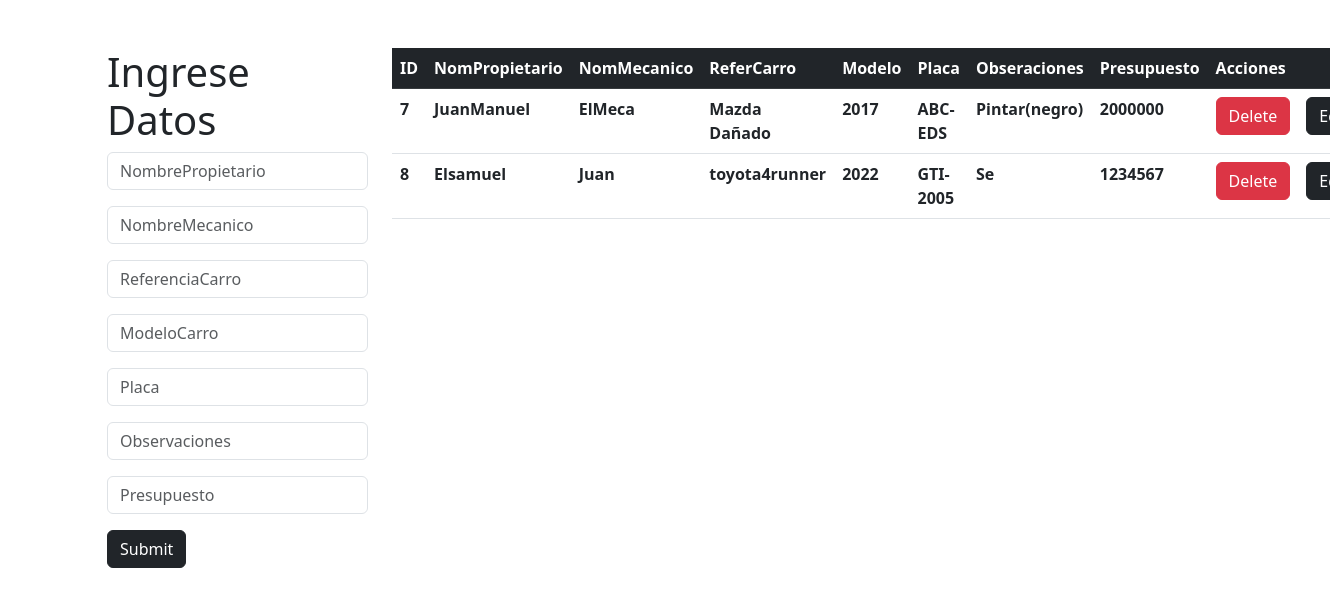
The app's page /home.php with its own data.
### tables this page shows
CREATE TABLE `services` (
  `id` int(11) NOT NULL,
  `nowner` varchar(50) NOT NULL,
  `nmechanic` varchar(50) NOT NULL,
  `ncar` varchar(50) NOT NULL,
  `model` int(4) NOT NULL,
  `plate` varchar(10) NOT NULL,
  `comments` varchar(250) NOT NULL,
  `estimate` bigint(20) NOT NULL
);

### config/DatabaseProces.php (called while the page is built, shortened)
<?php
class DatabaseProcess extends DatabasePDO
{
        public function getAll()
        {
            try {
                $cnn = $this->conn();
                $respuesta = $cnn->prepare("select * from services");
                $respuesta->execute();
                $usuarios = [];
                foreach($respuesta as $res){
                    $usuarios[]=$res;
                }
            }
            catch(PDOException $e) {
                echo '<script>';
                echo 'Error()';
                echo'</script>';
            }
            return $usuarios;
        }
}

### home.php (the view, shortened to what this page needs)
<!DOCTYPE html>
<html lang="en">
<head>
  <link href="https://cdn.jsdelivr.net/npm/bootstrap@5.3.0-alpha3/dist/css/bootstrap.min.css" rel="stylesheet">
</head>
<body>
  <div class="container mt-5">
    <div class="row">
      <div class="col-md-3">
        <h1>Ingrese Datos</h1>
        <form action="./config/Process.php" method="post">
          <input type="text" class="form-control mb-3" name="nowner" placeholder="NombrePropietario" autocomplete="off">
          <input type="text" class="form-control mb-3" name="nmechanic" placeholder="NombreMecanico" autocomplete="off">
          <input type="text" class="form-control mb-3" name="ncar" placeholder="ReferenciaCarro" autocomplete="off">
          <input type="number" class="form-control mb-3" name="model" placeholder="ModeloCarro" maxlength="4" oninput="if(this.value.length > this.maxLength) this.value = this.value.slice(0, this.maxLength);" autocomplete="off">
          <input type="text" class="form-control mb-3" name="plate" placeholder="Placa"  maxlength="8" oninput="if(this.value.length > this.maxLength) this.value = this.value.slice(0, this.maxLength);" autocomplete="off">
          <input type="text" class="form-control mb-3" name="comments" placeholder="Observaciones" autocomplete="off">
          <input type="number" class="form-control mb-3" name="estimate" placeholder="Presupuesto" autocomplete="off">
          <input type="submit" class="btn btn-dark" name="insert">
        </form>
      </div>
      <div class="col-md-8">
        <table class="table">
          <thead class="ttable table-dark table-striped-columns">
            <tr>
              <th>ID</th>
              <th>NomPropietario</th>
              <th>NomMecanico</th>
              <th>ReferCarro</th>
              <th>Modelo</th>
              <th>Placa</th>
              <th>Obseraciones</th>
              <th>Presupuesto</th>
              <th>Acciones</th>
              <th></th>
            </tr>
          </thead>
          <tbody>
            <?php
            include('./config/DatabaseProces.php');
            $get = New DatabaseProcess();
            $services = $get->getAll();
            foreach ($services as $key => $value){?>
            <tr>
                <th><?php echo $value['id']; ?></th>
                <th><?php echo $value['nowner']; ?></th>
                <th><?php echo $value['nmechanic']; ?></th>
                <th><?php echo $value['ncar']; ?></th>
                <th><?php echo $value['model']; ?></th>
                <th><?php echo $value['plate']; ?></th>
                <th><?php echo $value['comments']; ?></th>
                <th><?php echo $value['estimate']; ?></th>
                <th>
                  <form action="./config/Process.php" method="post">
                    <input type="submit" class="btn btn-danger" name="delete" value="Delete">
                </form></th>
                <th>
                <form action="./config/Process.php" method="post">
                    <input type="submit" class="btn btn-dark" name="edit" value="Editar">
                </form>
                </th>
              </tr>
            <?php } ?>
          </tbody>
        </table>
      </div>
    </div>
  </div>
</body>
</html>

### records on screen
services: id "7", nowner "JuanManuel", nmechanic "ElMeca", ncar "Mazda Dañado", model "2017", plate "ABC-EDS", comments "Pintar(negro)", estimate "2000000"
services: id "8", nowner "Elsamuel", nmechanic "Juan", ncar "toyota4runner", model "2022", plate "GTI-2005", comments "Se", estimate "1234567"
